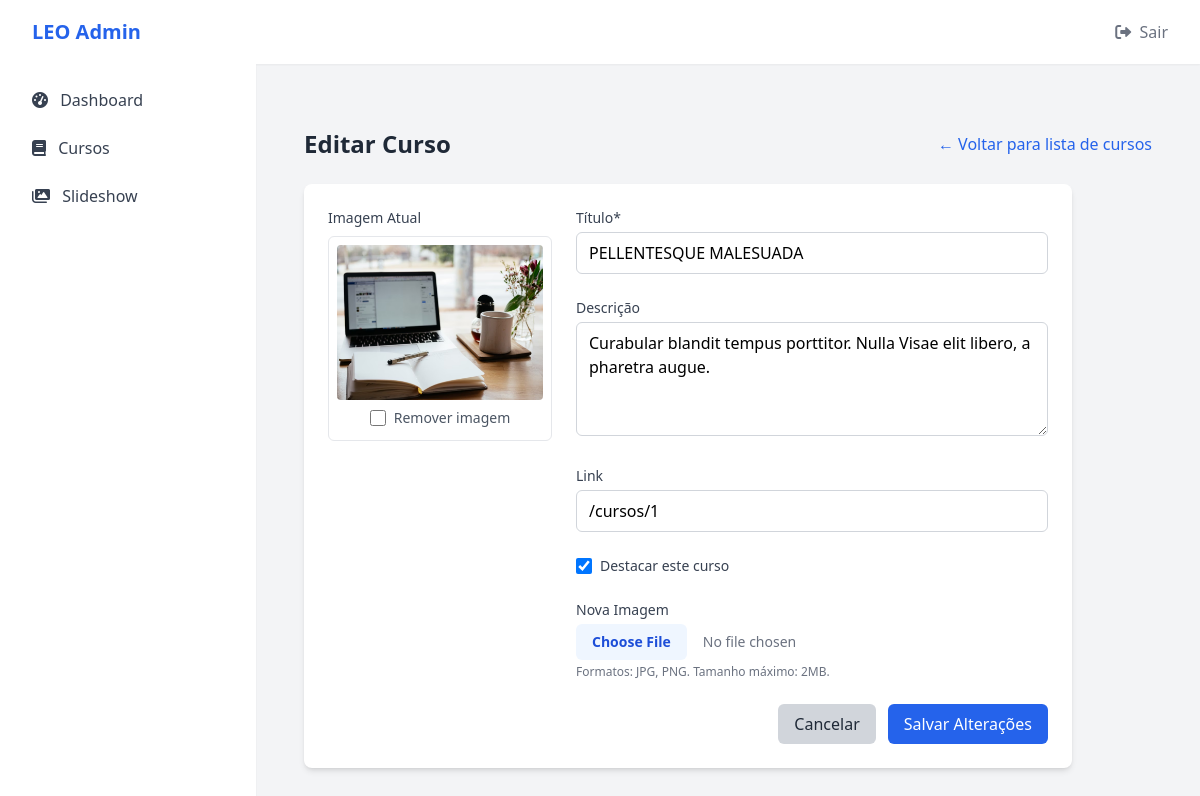
The app's page /admin/cursos/editar.php?id=1 (signed in) with its own data.
### tables this page shows
CREATE TABLE `cursos` (
  `id` int(11) NOT NULL AUTO_INCREMENT,
  `titulo` varchar(255) NOT NULL,
  `descricao` text DEFAULT NULL,
  `imagem` varchar(255) DEFAULT NULL,
  `link` varchar(255) DEFAULT NULL,
  `destaque` tinyint(1) DEFAULT 0,
  `criado_em` timestamp NOT NULL DEFAULT current_timestamp(),
  `atualizado_em` timestamp NOT NULL DEFAULT current_timestamp() ON UPDATE current_timestamp(),
  PRIMARY KEY (`id`)
);

### admin/cursos/editar.php (the view, shortened to what this page needs)
<?php
require '../../includes/db.php';
$cursoId = $_GET['id'];
try {
    $stmt = $pdo->prepare("SELECT * FROM cursos WHERE id = ?");
    $stmt->execute([$cursoId]);
    $curso = $stmt->fetch();
} catch (PDOException $e) {
    die("Erro ao carregar curso: " . $e->getMessage());
}
include '../includes/header.php';
?>
<div class="container mx-auto px-4 py-8">
    <div class="flex items-center justify-between mb-6">
        <h1 class="text-2xl font-bold text-gray-800">Editar Curso</h1>
        <a href="index.php" class="text-blue-600 hover:text-blue-800">
            ← Voltar para lista de cursos
        </a>
    </div>
    <form action="salvar.php" method="POST" enctype="multipart/form-data" class="max-w-3xl bg-white p-6 rounded-lg shadow-md">
        <div class="mb-6 grid grid-cols-1 md:grid-cols-3 gap-6">
            <div class="md:col-span-1">
                <label class="block text-sm font-medium text-gray-700 mb-2">Imagem Atual</label>
                <div class="border border-gray-200 rounded-md p-2">
                    <?php if ($curso['imagem']): ?>
                        <img src="../../assets/images/cursos/<?= htmlspecialchars($curso['imagem']) ?>"
                             alt="Imagem atual do curso"
                             class="w-full h-auto rounded">
                        <div class="mt-2 text-center">
                            <label class="inline-flex items-center">
                                <input type="checkbox" name="remover_imagem" class="h-4 w-4 text-blue-600">
                                <span class="ml-2 text-sm text-gray-600">Remover imagem</span>
                            </label>
                        </div>
                    <?php else: ?>
                        <div class="bg-gray-100 h-40 flex items-center justify-center rounded text-gray-500">
                            Nenhuma imagem cadastrada
                        </div>
                    <?php endif; ?>
                </div>
            </div>
            <div class="md:col-span-2 space-y-6">
                <div>
                    <label for="titulo" class="block text-sm font-medium text-gray-700 mb-1">Título*</label>
                    <input type="text" id="titulo" name="titulo" required
                           value="<?= htmlspecialchars($curso['titulo']) ?>"
                           class="w-full px-3 py-2 border border-gray-300 rounded-md focus:outline-none focus:ring-2 focus:ring-blue-500">
                </div>
                <div>
                    <label for="descricao" class="block text-sm font-medium text-gray-700 mb-1">Descrição</label>
                    <textarea id="descricao" name="descricao" rows="4"
                              class="w-full px-3 py-2 border border-gray-300 rounded-md focus:outline-none focus:ring-2 focus:ring-blue-500"><?= htmlspecialchars($curso['descricao']) ?></textarea>
                </div>
                <div>
                    <label for="link" class="block text-sm font-medium text-gray-700 mb-1">Link</label>
                    <input type="text" id="link" name="link"
                           value="<?= htmlspecialchars($curso['link']) ?>"
                           class="w-full px-3 py-2 border border-gray-300 rounded-md focus:outline-none focus:ring-2 focus:ring-blue-500">
                </div>
                <div class="flex items-center">
                    <input type="checkbox" id="destaque" name="destaque"
                           <?= $curso['destaque'] ? 'checked' : '' ?>
                           class="h-4 w-4 text-blue-600 focus:ring-blue-500 border-gray-300 rounded">
                    <label for="destaque" class="ml-2 block text-sm text-gray-700">
                        Destacar este curso
                    </label>
                </div>
                <div>
                    <label for="imagem" class="block text-sm font-medium text-gray-700 mb-1">Nova Imagem</label>
                    <input type="file" id="imagem" name="imagem" accept="image/*"
                           class="w-full text-sm text-gray-500 file:mr-4 file:py-2 file:px-4 file:rounded-md file:border-0 file:text-sm file:font-semibold file:bg-blue-50 file:text-blue-700 hover:file:bg-blue-100">
                    <p class="mt-1 text-xs text-gray-500">Formatos: JPG, PNG. Tamanho máximo: 2MB.</p>
                </div>
            </div>
        </div>
        <div class="flex justify-end space-x-3">
            <a href="index.php" class="bg-gray-300 hover:bg-gray-400 text-gray-800 px-4 py-2 rounded-md">Cancelar</a>
            <button type="submit" class="bg-blue-600 hover:bg-blue-700 text-white px-4 py-2 rounded-md">Salvar Alterações</button>
        </div>
    </form>
</div>
<?php include '../includes/footer.php'; ?>

### records on screen
cursos: imagem (picture), titulo "PELLENTESQUE MALESUADA", descricao "Curabular blandit tempus porttitor. Nulla Visae elit libero, a pharetra augue.", link "/cursos/1", destaque "☑"
